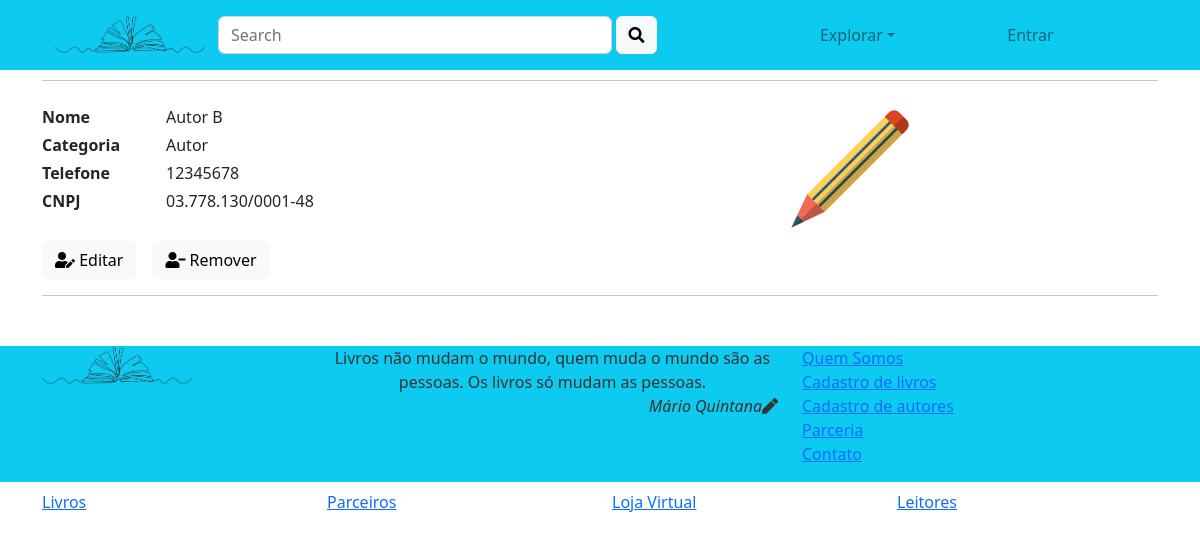
The page /parceiro/exibe_parceiro/6/ on the database its author committed.
### parceiro/models.py (models this page shows, shortened)
class Parceiro (models.Model):
    nome = models.CharField(max_length=200, db_index=True)
    categoria =models.CharField(max_length=100)
    telefone = models.CharField(max_length=20)
    cnpj = models.CharField(max_length=50)
    imagem = models.CharField(max_length=100)
    class Meta():
        db_table='parceiro'

### parceiro/views.py (the view)
# urls.py: path('exibe_parceiro/<int:id>/', views.exibe_parceiro, name='exibe_parceiro'),
def exibe_parceiro(request, id):
    parceiro = get_object_or_404(Parceiro, pk=id)
    request.session['parceiro_id_del'] = id
    return render(request, 'parceiro/exibe.html', {'parceiro': parceiro})

### parceiro/templates/parceiro/exibe.html (shortened to what this page needs)
{% extends 'base.html' %}
{% load static %}
{% block corpo %}
<div class="container mt-5 mb-5" >
   <div class='mb-4'>
      <h5>Exibe Parceiros</h5>
      <hr class='mt-0'>
   </div>
      <div class="row mb-3">
         <div class="row">
            <div class="col-md-8">
               <div class="row">
                  <div class="col-xl-2  font-weight-bold mb-1">Nome</div>
                  <div class="col-xl-6">{{ parceiro.nome }}</div>
               </div>
               <div class="row">
                  <div class="col-xl-2 font-weight-bold mb-1">Categoria</div>
                  <div class="col-xl-6">{{ parceiro.categoria }}</div>
               </div>
               <div class="row">
                  <div class="col-xl-2 font-weight-bold mb-1">Telefone</div>
                  <div class="col-xl-6">{{ parceiro.telefone }}</div>
               </div>
               <div class="row">
                  <div class="col-xl-2 col-lg-3 col-4 font-weight-bold mb-1">CNPJ</div>
                  <div class="col-xl-6">{{ parceiro.cnpj }}</div>
               </div>
               {% if parceiro.id %}
               <div class="form-inline mt-4">
                  <a href="{% url 'parceiro:edita_parceiro' parceiro.id %}" class="btn btn-light mr-3">
                    <i class="fa-solid fa-user-pen"></i> Editar
                  </a>
                  <form action="{% url 'parceiro:remove_parceiro' %}" method="POST">
                     <button type="submit" class="btn btn-light">
                      <i class="fa-solid fa-user-minus"></i>  Remover
                     </button>
                  </form>
               </div>
            </div>
             {% endif %}
            <div class="col-md-3">
               {% if parceiro.imagem != "" %}
               <img src="{% static 'images/' %}{{ parceiro.imagem }}" class=" w-50">
               {%endif %}
            </div>
         </div>
      </div>
   <hr>
</div>
{% endblock %}

### rows shown on the page
Parceiro: nome "Autor B", categoria "Autor", telefone "12345678", cnpj "03.778.130/0001-48", imagem (picture)
